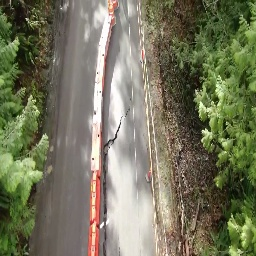
#> input picture train+val/train/Landslides/Image_169.jpg, 256 x 256 px, found by its file name; its folder holds only this picture in this run
$ python train_impaint_landslides.py
#> lines starting #> are read from the running program, lines starting #| are printed output that depends on the picture; after the words box and inside, x2 and y2 are one past the last pixel; in counts of white or black regions, pixels touching at a corner belong together; long printed decimals are rounded
import cv2
import os
from skimage.metrics import structural_similarity as ssim
from skimage.metrics import peak_signal_noise_ratio as psnr

# Path to the directory containing original and corrupted images
original_dir = '/home/postman/dl_project_tanna/train+val/train/Landslides/'
corrupted_dir = '/home/postman/dl_project_tanna/train+val/train/Landslides_paired/'

# Path to save the processed images
output_dir = '/home/postman/dl_project_tanna/impainted_dataset/train/landslides/'

# Create the output directory if it doesn't exist
if not os.path.exists(output_dir):
    os.makedirs(output_dir)

# List all files in the original directory
file_list = os.listdir(original_dir)

# Initialize lists to store SSIM and PSNR values
ssim_values = []
psnr_values = []

for file in file_list:
    original_path = os.path.join(original_dir, file)
    corrupted_path = os.path.join(corrupted_dir, file)

    if os.path.isfile(original_path) and os.path.isfile(corrupted_path):
        original_image = cv2.imread(original_path)
#> original_image is the input picture: shape (256, 256, 3); mean B, G, R 93.4, 118.3, 118
        corrupted_image = cv2.imread(corrupted_path)
        # print(original_image.shape)
        # print(corrupted_image.shape)
        if original_image is not None and corrupted_image is not None:
            # Resize images to 256x256
            original_image = cv2.resize(original_image, (256, 256))
            corrupted_image = cv2.resize(corrupted_image, (256, 256))

            # Convert images to the required format (BGR to RGB)
            original_image = cv2.cvtColor(original_image, cv2.COLOR_BGR2RGB)
            corrupted_image = cv2.cvtColor(corrupted_image, cv2.COLOR_BGR2RGB)

            # Mask the black lines in the corrupted image
            mask = cv2.inRange(corrupted_image, (0, 0, 0), (10, 10, 10))  # Define the threshold for black
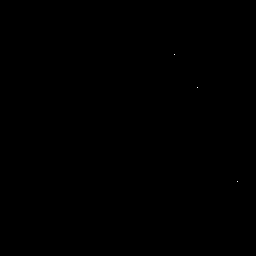
#> mask: shape (256, 256); 0% white in thin lines or dots, all inside (x1, y1, x2, y2) = (174, 54, 238, 182)
            corrupted_image[mask != 0] = original_image[mask != 0]  # Replace the black areas with original image data

            # Use DeepFill v1 model to inpaint the corrupted areas #this model internally uses GANs
            result = cv2.inpaint(corrupted_image, (mask/255).astype('uint8'), inpaintRadius=8, flags=cv2.INPAINT_TELEA)

            # Calculate SSIM
            ssim_score = ssim(cv2.cvtColor(original_image, cv2.COLOR_RGB2GRAY),
                              cv2.cvtColor(result, cv2.COLOR_RGB2GRAY))
#> ssim_score = 1
            ssim_values.append(ssim_score)

            # Calculate PSNR
            psnr_score = psnr(original_image, result)
#> psnr_score = 58.14
            psnr_values.append(psnr_score)

            # Save the resulting image
            output_path = os.path.join(output_dir, file)
            cv2.imwrite(output_path, cv2.cvtColor(result, cv2.COLOR_RGB2BGR))

# Calculate average SSIM and PSNR values
avg_ssim = sum(ssim_values) / len(ssim_values)
#> avg_ssim = 1
avg_psnr = sum(psnr_values) / len(psnr_values)
#> avg_psnr = 58.14

print("Average SSIM:", avg_ssim)
#| Average SSIM: 0.9999
print("Average PSNR:", avg_psnr)
#| Average PSNR: 58.138
print("Image processing complete. Check the output directory for the processed images.")

$ run again, on train+val/train/Landslides/Image_446.jpg
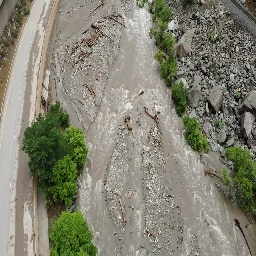
#> input picture train+val/train/Landslides/Image_446.jpg, 256 x 256 px, found by its file name
#> original_image is the input picture: shape (256, 256, 3); mean B, G, R 114.4, 130.6, 131.3
#> mask: shape (256, 256); 0.2% white in thin lines or dots, all inside (x1, y1, x2, y2) = (72, 2, 256, 232)
#> ssim_score = 0.997
#> psnr_score = 37.43
#> `cv2.imwrite(output_path, cv2.cvtColor(result, cv2.COLOR_RGB2BGR))`:
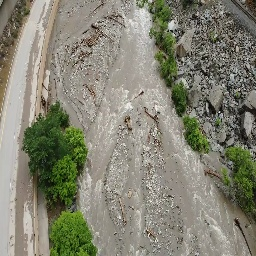
#> saved as Image_446.jpg: shape (256, 256, 3); mean B, G, R 114.5, 130.7, 131.4
#> avg_ssim = 0.997
#> avg_psnr = 37.43
#| Average SSIM: 0.9965
#| Average PSNR: 37.434

$ run again, on train+val/train/Landslides/Image_199.jpg
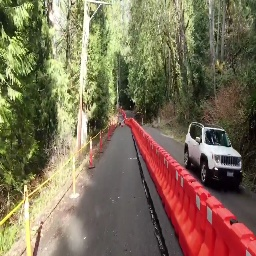
#> input picture train+val/train/Landslides/Image_199.jpg, 256 x 256 px, found by its file name
#> original_image is the input picture: shape (256, 256, 3); mean B, G, R 86.6, 111.1, 125.6
#> `mask = cv2.inRange(corrupted_image, (0, 0, 0), (10, 10, 10))`:
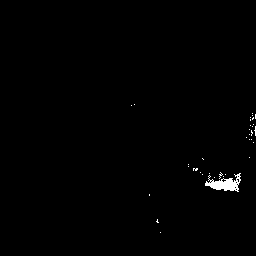
#> mask: shape (256, 256); 0.64% white; 35 white regions (34 under 20 px), largest, box (x1, y1, x2, y2) and area: (205, 173, 241, 192) 333
#> ssim_score = 0.996
#> psnr_score = 45.48
#> avg_ssim = 0.996
#> avg_psnr = 45.48
#| Average SSIM: 0.9959
#| Average PSNR: 45.475
